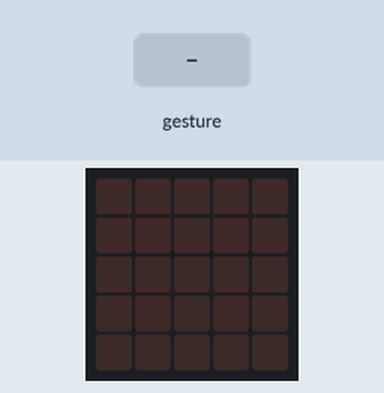
The program below on a simulated BBC micro:bit (MakeCode). Shown: the board's 5×5 LED display. The test bench sets the inputs (shaded band). Random numbers come from a fixed seed; a tilt is held for 1.5 s and a shake lasts 1 s, then the board lies face up again.

Above: at 1.2 s.
1.3 s: gesture 'shake'
At 2.7 s:
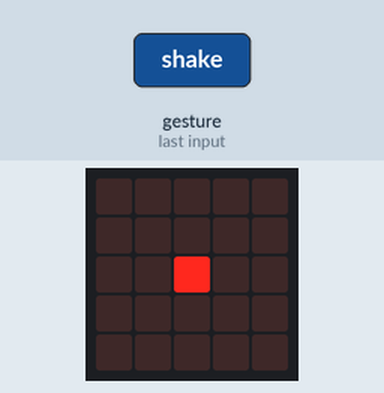
3.0 s: gesture 'shake'
At 4.0 s:
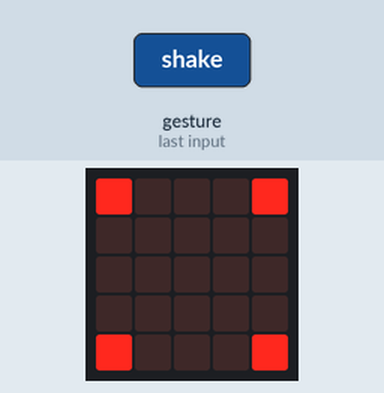
4.7 s: gesture 'shake'
At 5.3 s:
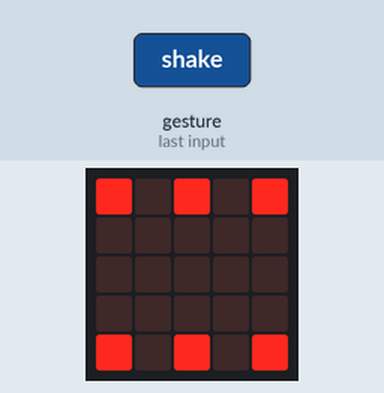
Timing chart, 0 to 7.7 s (numbered marks = the images above; inputs shaded):
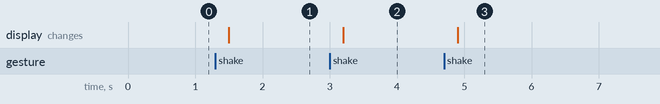

Measured:
- after the input at 1.3 s, the display: changes after 0.20 s (image 1)
- after the input at 3.0 s, the display: changes after 0.20 s (image 2)
- after the input at 4.7 s, the display: changes after 0.20 s (image 3)

The program:

main.ts
```typescript
input.onGesture(Gesture.Shake, function () {
    NÚMERO = randint(0, 6)
    if (NÚMERO == 1) {
        basic.showLeds(`
            . . . . .
            . . . . .
            . . # . .
            . . . . .
            . . . . .
            `)
    }
    if (NÚMERO == 2) {
        basic.showLeds(`
            . . . . .
            . . . . .
            . # . # .
            . . . . .
            . . . . .
            `)
    }
    if (NÚMERO == 3) {
        basic.showLeds(`
            . . . . #
            . . . . .
            . . # . .
            . . . . .
            # . . . .
            `)
    }
    if (NÚMERO == 4) {
        basic.showLeds(`
            # . . . #
            . . . . .
            . . . . .
            . . . . .
            # . . . #
            `)
    }
    if (NÚMERO == 5) {
        basic.showLeds(`
            # . . . #
            . . . . .
            . . # . .
            . . . . .
            # . . . #
            `)
    }
    if (NÚMERO == 6) {
        basic.showLeds(`
            # . # . #
            . . . . .
            . . . . .
            . . . . .
            # . # . #
            `)
    }
})
let NÚMERO = 0
basic.clearScreen()
NÚMERO = 0
basic.forever(function () {

})
```

test.ts
```typescript
// aquí va el archivo "tests"; esto no se compilará cuando este paquete se utilice como una extensión.
```
